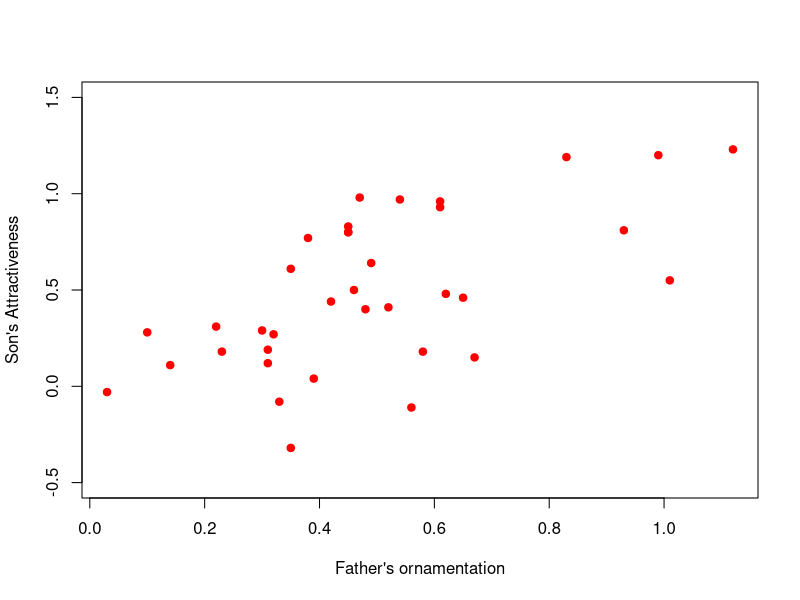
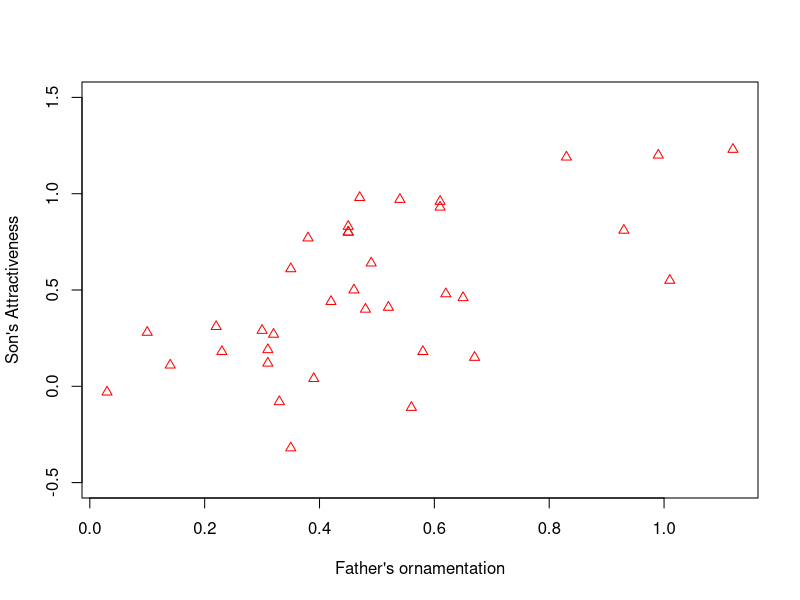
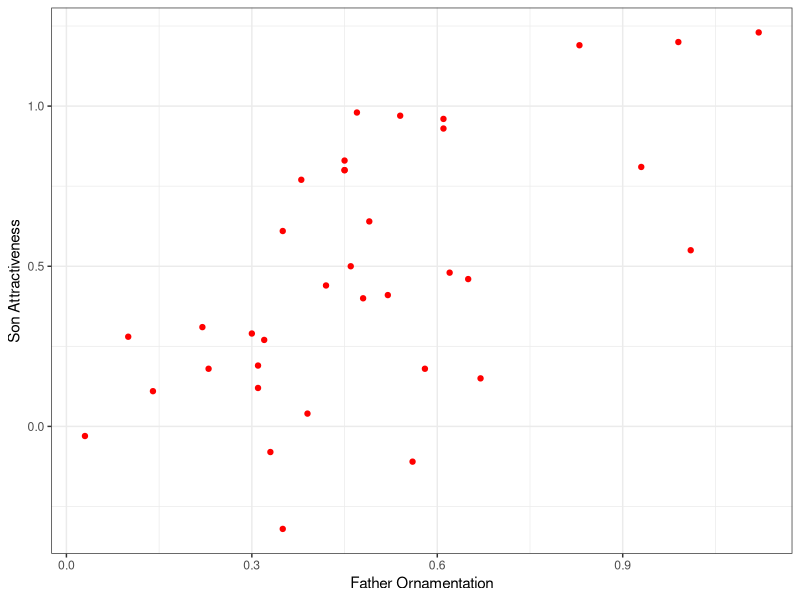
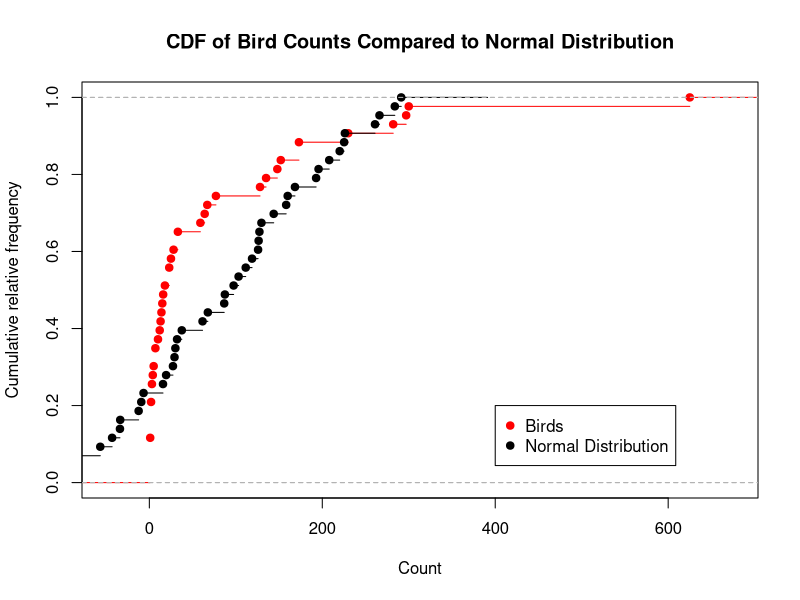
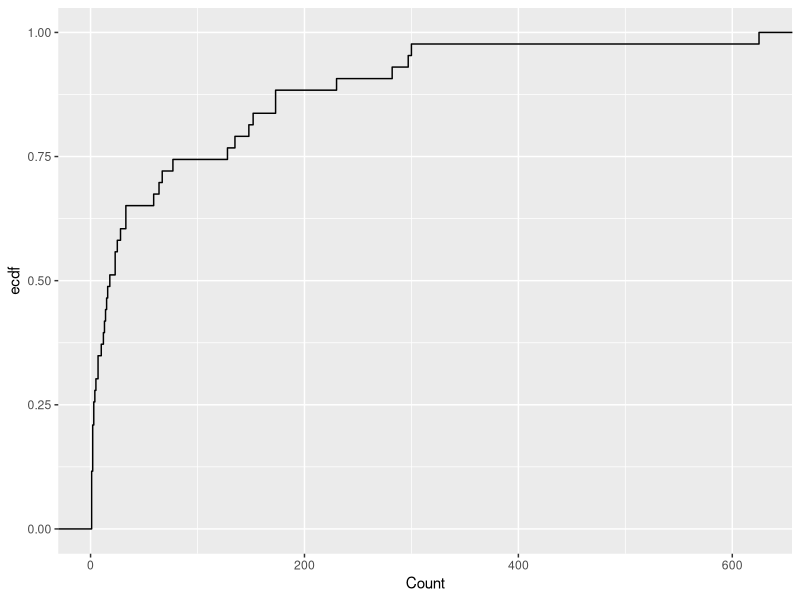
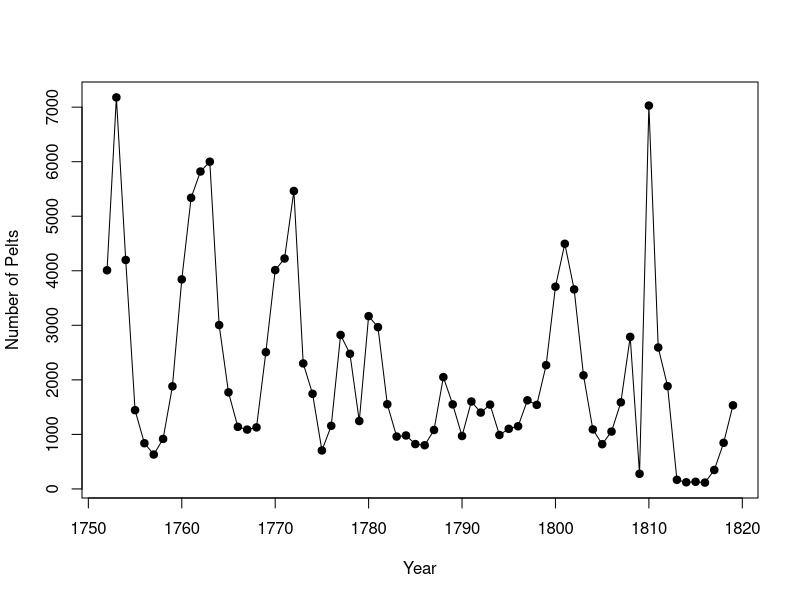
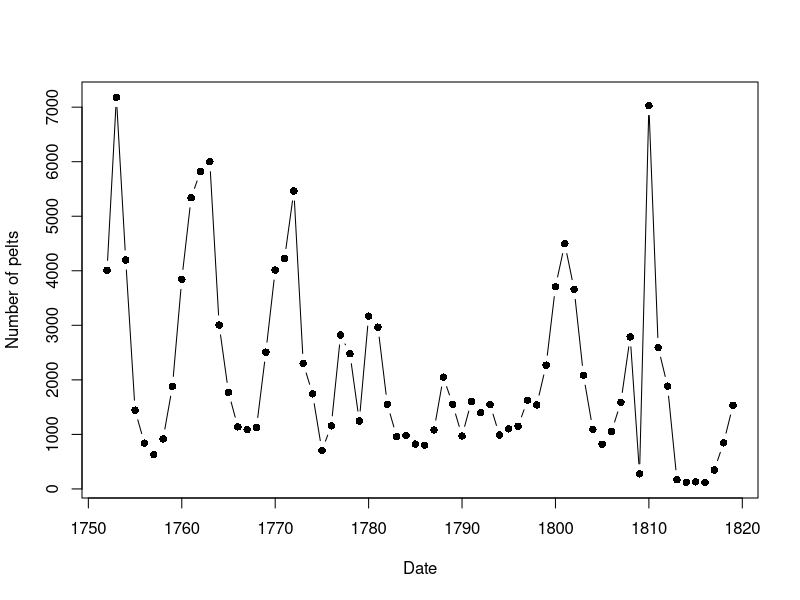
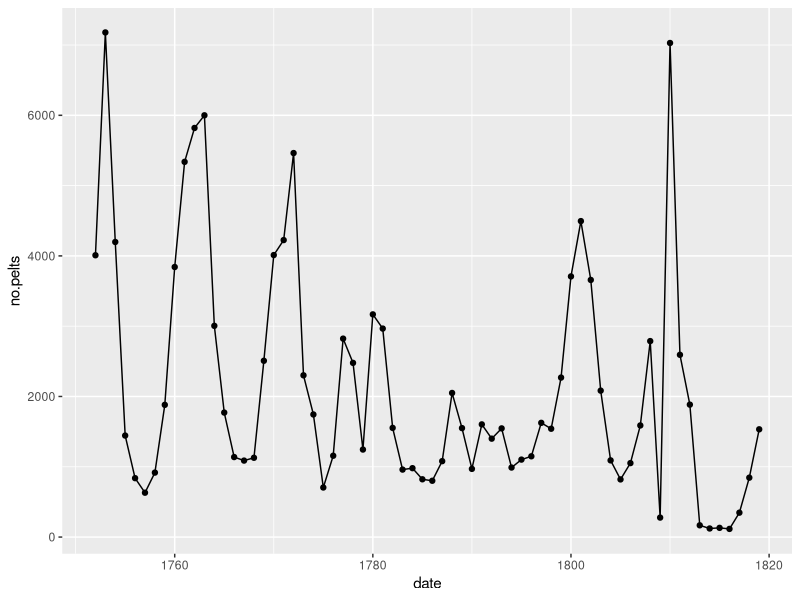

These charts were generated, in order, by the following R code:
## ---- chunk 1
knitr::opts_chunk$set(echo = TRUE) # keep this TRUE so we can see your code when you knit!

# install and call neccessary libraries

library(readr)
library(ggplot2) # you will need to first install this if this is your first time using ggplot2 package

## ---- chunk 2
##read in the data file
guppies <- read_csv("guppies.csv")

## ---- chunk 3
#gets the top few rows of data
head(guppies)
## ---- chunk 4

#The structure of a bare bones base plots:
# plot(DATAFRAME$X_VARIABLE, DATAFRAME$Y_VARIABLE,
# xlab = "TITLE OF X AXIS", ylab = "TITLE OF Y AXIS")

plot(guppies$father.ornament, guppies$son.attract, xlab="Father's ornamentation", ylab="Son's Attractiveness", col="red", pch=19, ylim=c(-0.5, 1.5))
## ---- chunk 5
plot(guppies$father.ornament, guppies$son.attract, xlab="Father's ornamentation", ylab="Son's Attractiveness", col="red", pch=2, ylim=c(-0.5, 1.5))
## ---- chunk 6
# install.packages("ggplot2")
library(ggplot2)

ggplot(data = guppies, mapping = aes(x = father.ornament, y = son.attract)) +
  geom_point(color = "red") +
  xlab("Father Ornamentation") +
  ylab("Son Attractiveness") +
  theme_bw()
  


## ---- chunk 7
#read in data
birds <- read.csv("desert_birds.csv")
## ---- chunk 8
#generates simulated data using our birds dataset
norm_data<-rnorm(length(birds$Count), mean=mean(birds$Count), sd=sd(birds$Count))

#make an empirical CDF of birds
emp_cdf <- ecdf(birds$Count)

#Make a CDF of the normal sample
norm_cdf<-ecdf(norm_data)

#Plot the bird CDF
plot(emp_cdf, col="red", main="CDF of Bird Counts Compared to Normal Distribution", 
     xlab="Count", ylab="Cumulative relative frequency")+
  # Use lines to add more lines to the given plot
  lines(norm_cdf)
  #Add a legend 
  legend(400, .2, c("Birds", "Normal Distribution"), col=c("red", "black"), pch=c(19,19))
## ---- chunk 9
ggplot(birds, aes(x = Count)) +
  stat_ecdf()
## ---- chunk 10
#read in the lynx data
lynx <- read.csv("lynx_data.csv")
## ---- chunk 11
plot(lynx$date, lynx$no.pelts, pch=19, xlab="Year", ylab="Number of Pelts")+
  lines(lynx$date, lynx$no.pelts)

#another method to make this plot
plot(no.pelts~date,data=lynx,pch=16,type="b", xlab="Date",ylab="Number of pelts")
## ---- chunk 12
ggplot(lynx, aes(x = date, y = no.pelts)) +
  geom_line() +
  geom_point()
## ---- chunk 13
#read in plant_data.csv file
plant <- read.csv("plant_data.csv")
## ---- chunk 14
head(plant)
names(plant) #look at the variables
summary(plant) #run some basic summary statistics
str(plant) #look at data structure, what types of variables you are dealing with
dim(plant) #what are the dimensions of the data
## ---- chunk 15
?hist #explore what you can do with the hist() function
hist(plant$num_leaves_in_rosette)
#changing the number of 'breaks' will give you more/fewer bins - play around with this
hist(plant$num_leaves_in_rosette,breaks=20) 
hist(plant$num_leaves_in_rosette,breaks=20,col='darkgray',
     xlab="Number of leaves in rosette", 
     ylab="Density",
     main="Histogram of number of leaves in rosette") #add axes labels and title!
## ---- chunk 16
#0m
hist(plant$num_leaves_in_rosette[plant$dist_from_edge_m=="0.0m"],col='darkgray',
     xlab="Number of leaves in rosette",
     ylab="Density",main="Histogram of number of leaves in rosette - 0m",xlim=c(0,40))

#3m
hist(plant$num_leaves_in_rosette[plant$dist_from_edge_m=="3.0m"],col='darkgray',
     xlab="Number of leaves in rosette",
     ylab="Density",main="Histogram of number of leaves in rosette - 3m",xlim=c(0,40))

#6m
hist(plant$num_leaves_in_rosette[plant$dist_from_edge_m=="6.0m"],col='darkgray',
     xlab="Number of leaves in rosette",
     ylab="Density",main="Histogram of number of leaves in rosette - 6m",xlim=c(0,40))
## ---- chunk 17
#To make all three histograms into one cool plot
par(mfrow=c(3,1)) #sets up your plot (3 x 1)
#then re-run the three plots
hist(plant$num_leaves_in_rosette[plant$dist_from_edge_m=="0.0m"],col='darkgray',
     xlab="Number of leaves in rosette",
     ylab="Density",main="Histogram of number of leaves in rosette - 0m",xlim=c(0,40))
hist(plant$num_leaves_in_rosette[plant$dist_from_edge_m=="3.0m"],col='darkgray',
     xlab="Number of leaves in rosette",
     ylab="Density",main="Histogram of number of leaves in rosette - 3m",xlim=c(0,40))
hist(plant$num_leaves_in_rosette[plant$dist_from_edge_m=="6.0m"],col='darkgray',
     xlab="Number of leaves in rosette",
     ylab="Density",main="Histogram of number of leaves in rosette - 6m",xlim=c(0,40))


#to switch back to looking at one plot at a time
par(mfrow=c(1,1))
## ---- chunk 18
ggplot(plant, aes(x = num_leaves_in_rosette)) +
  geom_histogram(bins = 20) +
  facet_grid(dist_from_edge_m ~ .)
## ---- chunk 19
# base R plots
boxplot(num_leaves_in_rosette~dist_from_edge_m,data=plant,
        xlab="Distance from edge (m)",
        ylab="Number of leaves per rosette",col='darkgray')
## ---- chunk 20
# ggplot plots
ggplot(plant, aes(x = dist_from_edge_m, y = num_leaves_in_rosette, color = day_of_week)) +
         geom_boxplot()
## ---- chunk 21
#creates a new variable, natural log + 1 (LOG TRANSFORMATION)
log_num_flowers <- log(plant$num_flowers+1)  
head(log_num_flowers) #what do the numbers look like
#if you want to create a new variable AND add it to your dataframe
plant$log_num_flowers <- log(plant$num_flowers+1) 
head(plant) #double check that it's there

hist(plant$num_flowers)
hist(plant$log_num_flowers)
#to square num fowers
plant$num_flowers_sq <- plant$num_flowers^2
## ---- chunk 22
plot(num_leaves_in_rosette~dand_rosette_diam_cm,data=plant,
     xlab="Dandelion rosette diameter (cm)",
     ylab="Number of leaves in rosette")  #insert y~x
#alternate code - same result
plot(plant$num_leaves_in_rosette~plant$dand_rosette_diam_cm) 

#now, you want to overlay a least squares line to get an idea of the trend
#run linear regression
fit <- lm(num_leaves_in_rosette~dand_rosette_diam_cm,data=plant)
abline(fit,col='green') #overlay line on existing plot

## ---- chunk 23
# library(readr)
# library(ggplot2)

##### ALL CODE NESCESSARY TO ANSWER HOMEWORK QUESTION 1 

## ---- chunk 24
# library(readr)
# library(ggplot2)

### ALL CODE NESCESSARY TO ANSWER HOMEWORK QUESTION 2
## ---- chunk 25
# library(readr)
# library(ggplot2)

##### HOMEWORK QUESTION 3 
